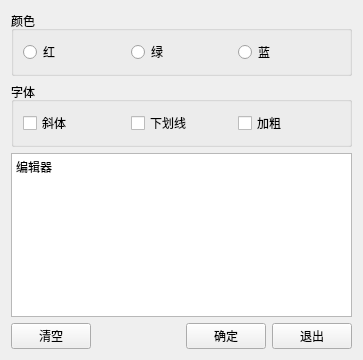
<?xml version="1.0" encoding="UTF-8"?>
<ui version="4.0">
 <class>MainWindow</class>
 <widget class="QWidget" name="MainWindow">
  <property name="geometry">
   <rect>
    <x>0</x>
    <y>0</y>
    <width>363</width>
    <height>360</height>
   </rect>
  </property>
  <property name="windowTitle">
   <string>MainWindow</string>
  </property>
  <property name="windowIcon">
   <iconset resource="../../cmake-build-debug/widget_template/.qt/rcc/imageresources.qrc">
    <normaloff>:/images/images/img.png</normaloff>
    <normalon>:/images/images/img.png</normalon>:/images/images/img.png</iconset>
  </property>
  <layout class="QVBoxLayout" name="verticalLayout">
   <item>
    <widget class="QGroupBox" name="groupBox">
     <property name="title">
      <string>颜色</string>
     </property>
     <layout class="QHBoxLayout" name="horizontalLayout">
      <item>
       <widget class="QRadioButton" name="rb_r">
        <property name="text">
         <string>红</string>
        </property>
       </widget>
      </item>
      <item>
       <widget class="QRadioButton" name="rb_g">
        <property name="text">
         <string>绿</string>
        </property>
       </widget>
      </item>
      <item>
       <widget class="QRadioButton" name="rb_b">
        <property name="text">
         <string>蓝</string>
        </property>
       </widget>
      </item>
     </layout>
    </widget>
   </item>
   <item>
    <widget class="QGroupBox" name="groupBox_2">
     <property name="title">
      <string>字体</string>
     </property>
     <layout class="QHBoxLayout" name="horizontalLayout_2">
      <item>
       <widget class="QCheckBox" name="cb_italic">
        <property name="text">
         <string>斜体</string>
        </property>
       </widget>
      </item>
      <item>
       <widget class="QCheckBox" name="cb_underline">
        <property name="text">
         <string>下划线</string>
        </property>
       </widget>
      </item>
      <item>
       <widget class="QCheckBox" name="cb_bold">
        <property name="text">
         <string>加粗</string>
        </property>
       </widget>
      </item>
     </layout>
    </widget>
   </item>
   <item>
    <widget class="QPlainTextEdit" name="input_editor">
     <property name="plainText">
      <string>编辑器</string>
     </property>
    </widget>
   </item>
   <item>
    <layout class="QHBoxLayout" name="horizontalLayout_3">
     <item>
      <widget class="QPushButton" name="btn_clear">
       <property name="text">
        <string>清空</string>
       </property>
      </widget>
     </item>
     <item>
      <spacer name="horizontalSpacer">
       <property name="orientation">
        <enum>Qt::Orientation::Horizontal</enum>
       </property>
       <property name="sizeHint" stdset="0">
        <size>
         <width>40</width>
         <height>20</height>
        </size>
       </property>
      </spacer>
     </item>
     <item>
      <widget class="QPushButton" name="btn_ok">
       <property name="text">
        <string>确定</string>
       </property>
      </widget>
     </item>
     <item>
      <widget class="QPushButton" name="btn_exit">
       <property name="text">
        <string>退出</string>
       </property>
      </widget>
     </item>
    </layout>
   </item>
  </layout>
 </widget>
 <resources>
  <include location="../../cmake-build-debug/widget_template/.qt/rcc/imageresources.qrc"/>
 </resources>
 <connections>
  <connection>
   <sender>btn_exit</sender>
   <signal>clicked()</signal>
   <receiver>MainWindow</receiver>
   <slot>close()</slot>
   <hints>
    <hint type="sourcelabel">
     <x>315</x>
     <y>343</y>
    </hint>
    <hint type="destinationlabel">
     <x>258</x>
     <y>227</y>
    </hint>
   </hints>
  </connection>
  <connection>
   <sender>btn_clear</sender>
   <signal>clicked()</signal>
   <receiver>input_editor</receiver>
   <slot>clear()</slot>
   <hints>
    <hint type="sourcelabel">
     <x>52</x>
     <y>341</y>
    </hint>
    <hint type="destinationlabel">
     <x>68</x>
     <y>324</y>
    </hint>
   </hints>
  </connection>
  <connection>
   <sender>cb_italic</sender>
   <signal>clicked(bool)</signal>
   <receiver>MainWindow</receiver>
   <slot>italic_checked(bool)</slot>
   <hints>
    <hint type="sourcelabel">
     <x>72</x>
     <y>101</y>
    </hint>
    <hint type="destinationlabel">
     <x>148</x>
     <y>-11</y>
    </hint>
   </hints>
  </connection>
  <connection>
   <sender>cb_bold</sender>
   <signal>clicked(bool)</signal>
   <receiver>MainWindow</receiver>
   <slot>bold_checked(bool)</slot>
   <hints>
    <hint type="sourcelabel">
     <x>294</x>
     <y>104</y>
    </hint>
    <hint type="destinationlabel">
     <x>369</x>
     <y>99</y>
    </hint>
   </hints>
  </connection>
  <connection>
   <sender>rb_r</sender>
   <signal>clicked(bool)</signal>
   <receiver>MainWindow</receiver>
   <slot>red_checked(bool)</slot>
   <hints>
    <hint type="sourcelabel">
     <x>53</x>
     <y>40</y>
    </hint>
    <hint type="destinationlabel">
     <x>22</x>
     <y>-15</y>
    </hint>
   </hints>
  </connection>
  <connection>
   <sender>rb_g</sender>
   <signal>clicked(bool)</signal>
   <receiver>MainWindow</receiver>
   <slot>green_checked(bool)</slot>
   <hints>
    <hint type="sourcelabel">
     <x>155</x>
     <y>40</y>
    </hint>
    <hint type="destinationlabel">
     <x>100</x>
     <y>-17</y>
    </hint>
   </hints>
  </connection>
  <connection>
   <sender>rb_b</sender>
   <signal>clicked(bool)</signal>
   <receiver>MainWindow</receiver>
   <slot>blue_checked(bool)</slot>
   <hints>
    <hint type="sourcelabel">
     <x>278</x>
     <y>40</y>
    </hint>
    <hint type="destinationlabel">
     <x>261</x>
     <y>-1</y>
    </hint>
   </hints>
  </connection>
  <connection>
   <sender>cb_underline</sender>
   <signal>clicked(bool)</signal>
   <receiver>MainWindow</receiver>
   <slot>underline_checked(bool)</slot>
   <hints>
    <hint type="sourcelabel">
     <x>208</x>
     <y>105</y>
    </hint>
    <hint type="destinationlabel">
     <x>285</x>
     <y>-10</y>
    </hint>
   </hints>
  </connection>
 </connections>
 <slots>
  <slot>italic_checked(bool)</slot>
  <slot>underline_checked(bool)</slot>
  <slot>bold_checked(bool)</slot>
  <slot>red_checked(bool)</slot>
  <slot>green_checked(bool)</slot>
  <slot>blue_checked(bool)</slot>
 </slots>
</ui>
